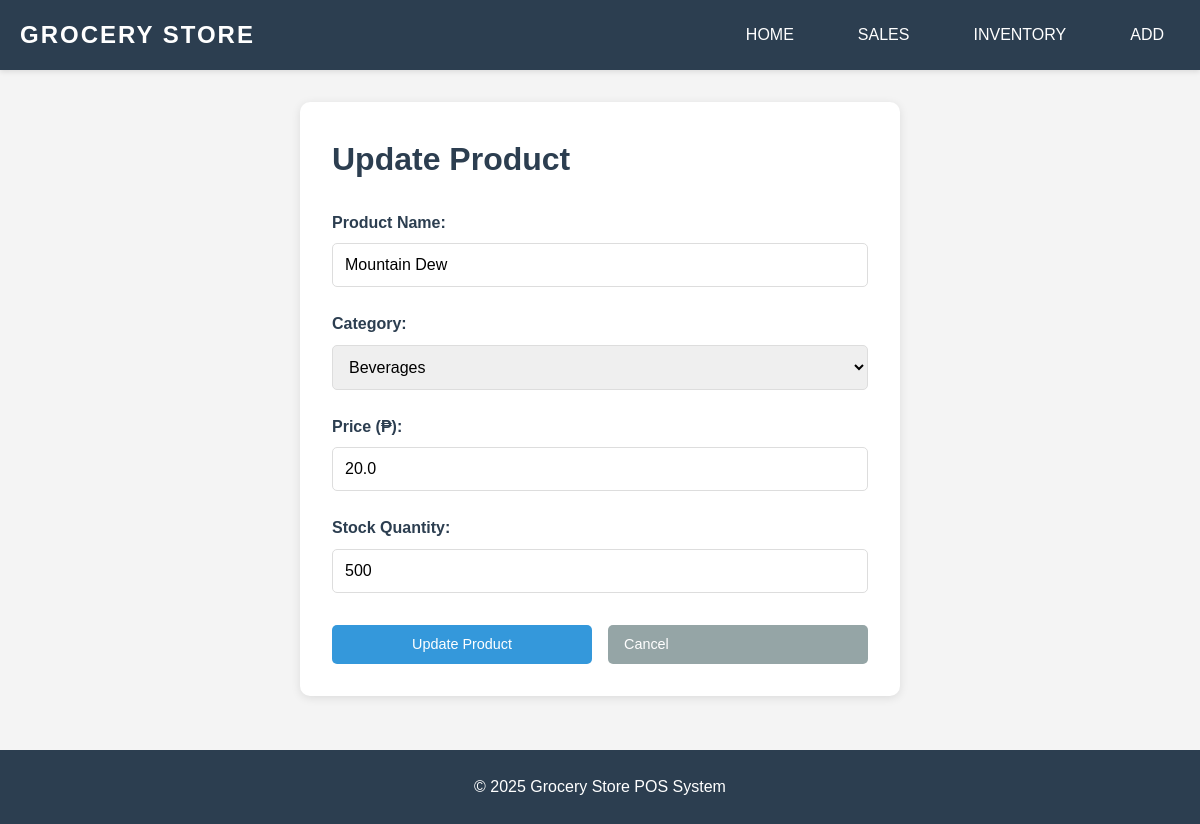
Screenshot of /update/2 with the database file from the repository.
### app.py (models this page shows, shortened)
class Product(db.Model):
    id = db.Column(db.Integer, primary_key=True)
    name = db.Column(db.String(200), nullable=False)
    category = db.Column(db.String(100), nullable=False)
    price = db.Column(db.Float, nullable=False)
    stock = db.Column(db.Integer, nullable=False, default=0)
    date_added = db.Column(db.DateTime, default=datetime.utcnow)

### app.py (the view, shortened to what this page needs)
@app.route('/update/<int:id>', methods=['GET', 'POST'])
def update_product(id):
    product = Product.query.get_or_404(id)
    return render_template('update_product.html', product=product)

### templates/update_product.html (shortened to what this page needs)
{% extends "base.html" %}
{% block content %}
<div class="form-container">
    <h1>Update Product</h1>
    <form method="POST" action="{{ url_for('update_product', id=product.id) }}">
        <div class="form-group">
            <label for="name">Product Name:</label>
            <input type="text" id="name" name="name" value="{{ product.name }}" required>
        </div>
        <div class="form-group">
            <label for="category">Category:</label>
            <select id="category" name="category" required>
                <option value="Beverages" {% if product.category == 'Beverages' %}selected{% endif %}>Beverages</option>
            </select>
        </div>
        <div class="form-group">
            <label for="price">Price (₱):</label>
            <input type="number" id="price" name="price" step="0.01" min="0" value="{{ product.price }}" required>
        </div>
        <div class="form-group">
            <label for="stock">Stock Quantity:</label>
            <input type="number" id="stock" name="stock" min="0" value="{{ product.stock }}" required>
        </div>
        <div class="form-actions">
            <button type="submit" class="btn btn-primary">Update Product</button>
            <a href="{{ url_for('inventory') }}" class="btn btn-secondary">Cancel</a>
        </div>
    </form>
</div>
{% endblock %}

### static/style.css (style rules this page uses)
* { margin: 0; padding: 0; box-sizing: border-box; }
body { font-family: Arial, sans-serif; line-height: 1.6; color: #333; background-color: #f4f4f4; }
.btn { display: inline-block; padding: 0.5rem 1rem; border: none; border-radius: 5px; text-decoration: none; cursor: pointer; font-size: 0.9rem; transition: background-color 0.3s, transform 0.2s; }
.btn-primary { background-color: #3498db; color: white; }
.btn-secondary { background-color: #95a5a6; color: white; }
.form-container { background: white; padding: 2rem; border-radius: 10px; box-shadow: 0 2px 10px rgba(0,0,0,0.1); max-width: 600px; margin: 0 auto; }
.form-container h1 { margin-bottom: 1.5rem; color: #2c3e50; }
.form-group { margin-bottom: 1.5rem; }
.form-group label { display: block; margin-bottom: 0.5rem; color: #2c3e50; font-weight: 600; }
.form-group input, .form-group select { width: 100%; padding: 0.75rem; border: 1px solid #ddd; border-radius: 5px; font-size: 1rem; }
.form-actions { display: flex; gap: 1rem; margin-top: 2rem; }
.form-actions .btn { flex: 1; }

### rows the page displays
Product: name "Mountain Dew", category "Beverages", price "20.0", stock "500"
